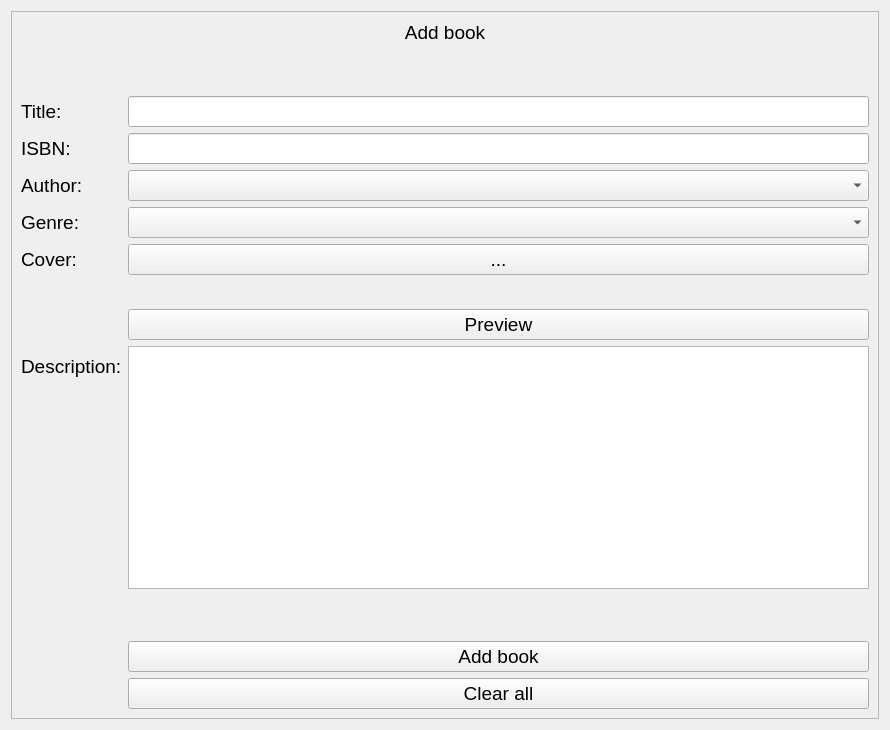
<?xml version="1.0" encoding="UTF-8"?>
<ui version="4.0">
 <class>addBook_window</class>
 <widget class="QWidget" name="addBook_window">
  <property name="geometry">
   <rect>
    <x>0</x>
    <y>0</y>
    <width>890</width>
    <height>730</height>
   </rect>
  </property>
  <property name="windowTitle">
   <string>Form</string>
  </property>
  <property name="styleSheet">
   <string notr="true"/>
  </property>
  <layout class="QVBoxLayout" name="verticalLayout">
   <item>
    <widget class="QFrame" name="addBook_frame">
     <property name="font">
      <font>
       <pointsize>14</pointsize>
      </font>
     </property>
     <property name="frameShape">
      <enum>QFrame::StyledPanel</enum>
     </property>
     <property name="frameShadow">
      <enum>QFrame::Raised</enum>
     </property>
     <layout class="QFormLayout" name="formLayout">
      <item row="4" column="0">
       <widget class="QLabel" name="isbn_label">
        <property name="text">
         <string>ISBN:</string>
        </property>
       </widget>
      </item>
      <item row="6" column="0">
       <widget class="QLabel" name="author_label">
        <property name="text">
         <string>Author:</string>
        </property>
       </widget>
      </item>
      <item row="8" column="0">
       <widget class="QLabel" name="genre_label">
        <property name="text">
         <string>Genre:</string>
        </property>
       </widget>
      </item>
      <item row="11" column="0">
       <widget class="QLabel" name="cover_label">
        <property name="text">
         <string>Cover:</string>
        </property>
       </widget>
      </item>
      <item row="2" column="0">
       <widget class="QLabel" name="bookTitle_label">
        <property name="text">
         <string>Title:</string>
        </property>
       </widget>
      </item>
      <item row="0" column="0" colspan="2">
       <widget class="QLabel" name="addBook_label">
        <property name="text">
         <string>Add book</string>
        </property>
        <property name="alignment">
         <set>Qt::AlignCenter</set>
        </property>
       </widget>
      </item>
      <item row="2" column="1">
       <widget class="QLineEdit" name="bookTitle_lineEdit"/>
      </item>
      <item row="4" column="1">
       <widget class="QLineEdit" name="isbn_lineEdit"/>
      </item>
      <item row="6" column="1">
       <widget class="QComboBox" name="author_comboBox"/>
      </item>
      <item row="8" column="1">
       <widget class="QComboBox" name="genre_comboBox"/>
      </item>
      <item row="11" column="1">
       <widget class="QPushButton" name="uploadCover_button">
        <property name="cursor">
         <cursorShape>ArrowCursor</cursorShape>
        </property>
        <property name="text">
         <string>...</string>
        </property>
       </widget>
      </item>
      <item row="13" column="1">
       <widget class="QPushButton" name="preview_button">
        <property name="text">
         <string>Preview</string>
        </property>
       </widget>
      </item>
      <item row="17" column="0">
       <widget class="QLabel" name="description_label">
        <property name="text">
         <string>Description:</string>
        </property>
       </widget>
      </item>
      <item row="17" column="1">
       <widget class="QPlainTextEdit" name="description_plainTextEdit"/>
      </item>
      <item row="23" column="1">
       <widget class="QPushButton" name="addBook_button">
        <property name="text">
         <string>Add book</string>
        </property>
       </widget>
      </item>
      <item row="24" column="1">
       <widget class="QPushButton" name="clearAll_button">
        <property name="text">
         <string>Clear all</string>
        </property>
       </widget>
      </item>
      <item row="12" column="1">
       <widget class="QLabel" name="coverPath_label">
        <property name="text">
         <string/>
        </property>
       </widget>
      </item>
      <item row="1" column="0" colspan="2">
       <spacer name="verticalSpacer_2">
        <property name="orientation">
         <enum>Qt::Vertical</enum>
        </property>
        <property name="sizeType">
         <enum>QSizePolicy::Preferred</enum>
        </property>
        <property name="sizeHint" stdset="0">
         <size>
          <width>20</width>
          <height>40</height>
         </size>
        </property>
       </spacer>
      </item>
      <item row="20" column="0" colspan="2">
       <spacer name="verticalSpacer">
        <property name="orientation">
         <enum>Qt::Vertical</enum>
        </property>
        <property name="sizeType">
         <enum>QSizePolicy::Preferred</enum>
        </property>
        <property name="sizeHint" stdset="0">
         <size>
          <width>20</width>
          <height>40</height>
         </size>
        </property>
       </spacer>
      </item>
     </layout>
    </widget>
   </item>
  </layout>
 </widget>
 <resources/>
 <connections/>
</ui>
